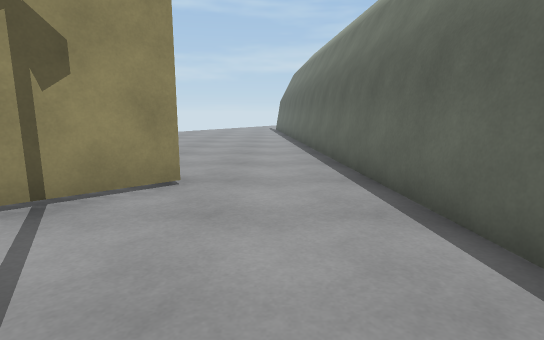
[1] (above)

20 first-person views from a walk through a 3-D level made in the Unity game engine. The camera is 1.2 m above the floor, tilts 10° down and sees 80° across. The floor is counted in squares, 1 m on a side. Each view is taken from the middle of a square. On the plan, view 1 faces up. The plan holds only what a view shows up to about 14 squares ahead; the rest is blank. The place goes on beyond the plan. Some animated figures are not drawn.

[2]
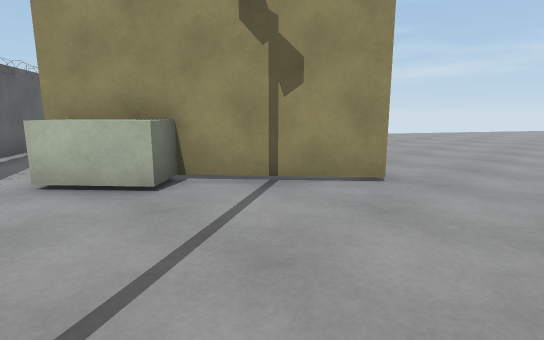

[3]
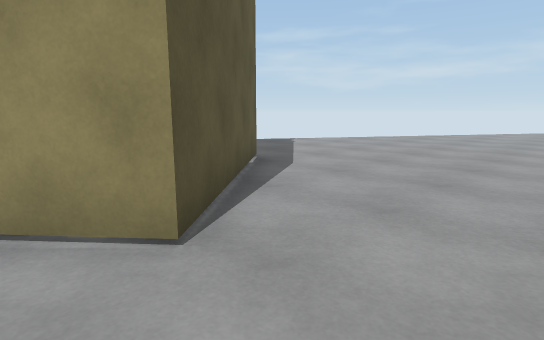

[4]
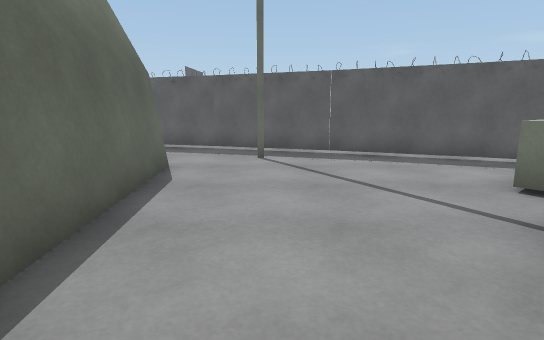

[5]
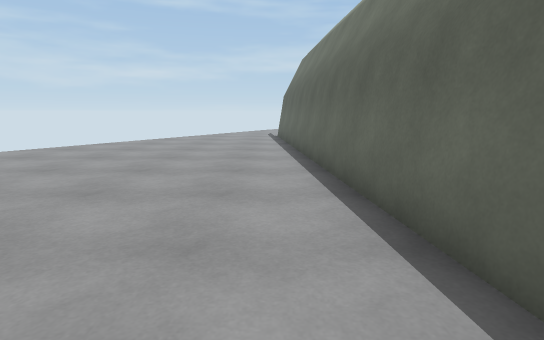

[6]
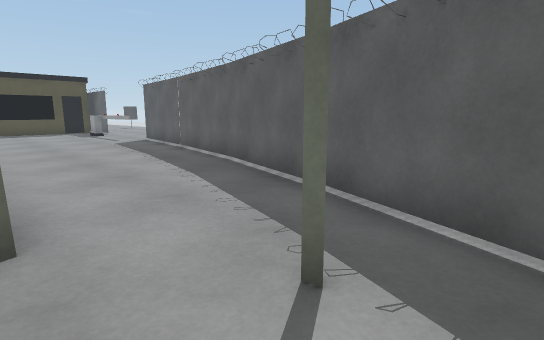

[7]
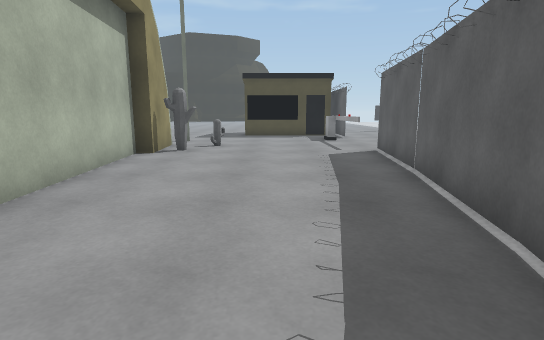

[8]
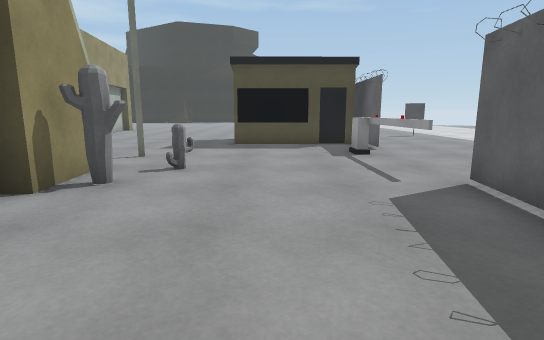

[9]
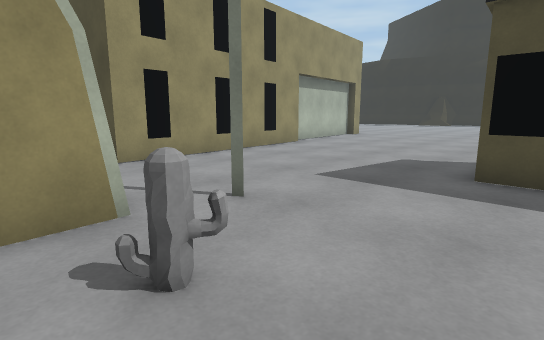

[10]
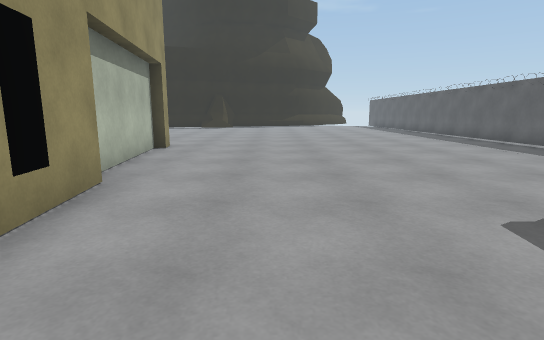

[11]
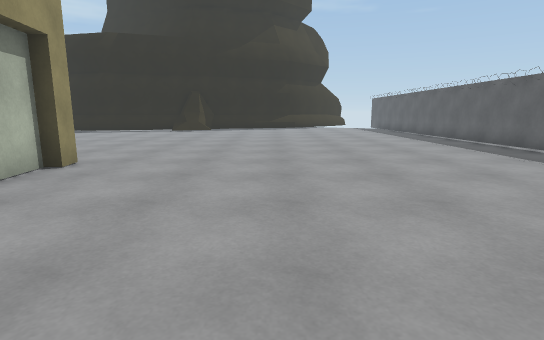

[12]
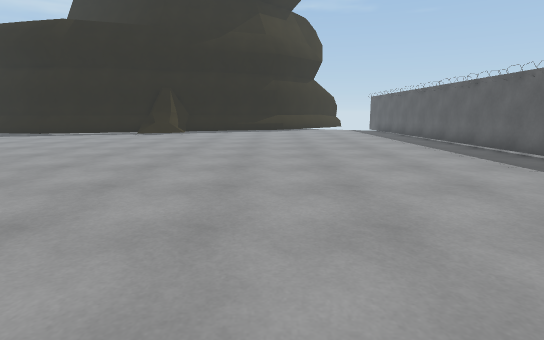

[13]
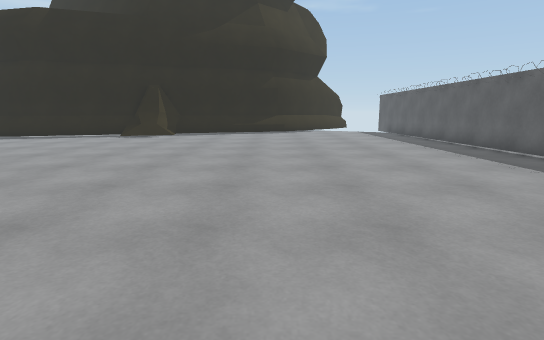

[14]
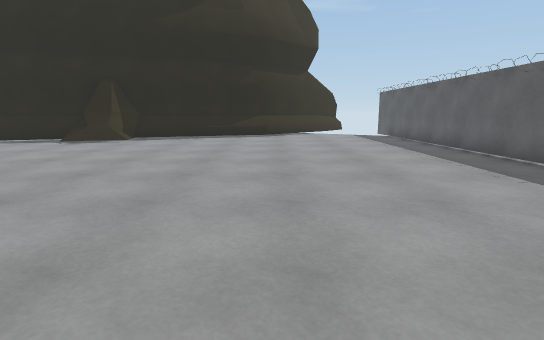

[15]
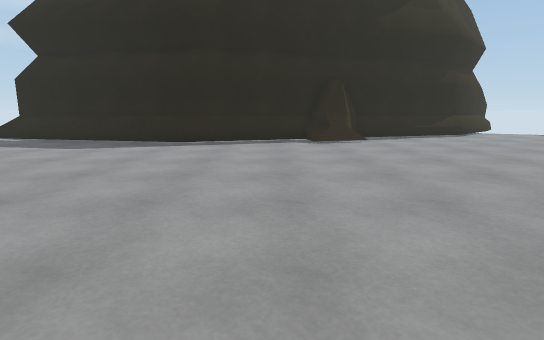

[16]
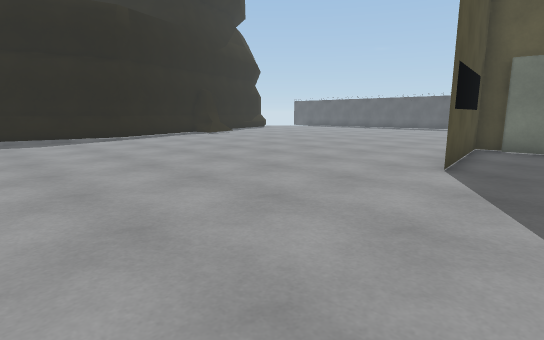

[17]
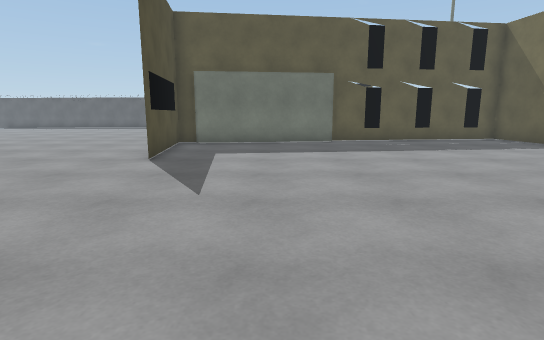

[18]
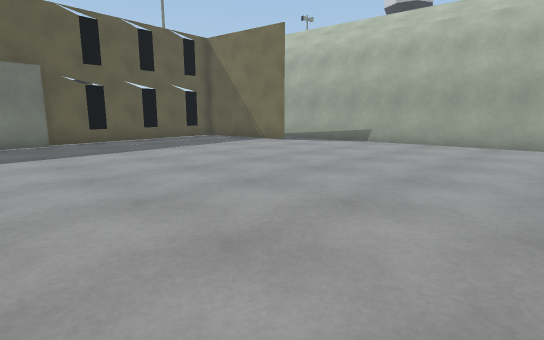

[19]
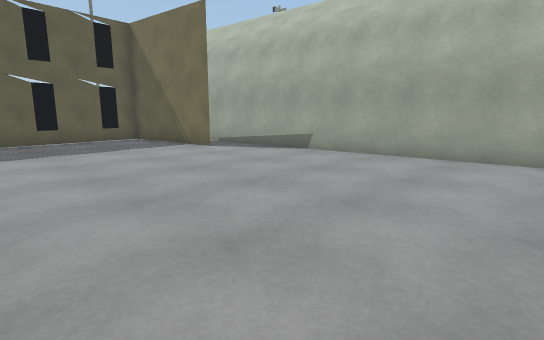

[20]
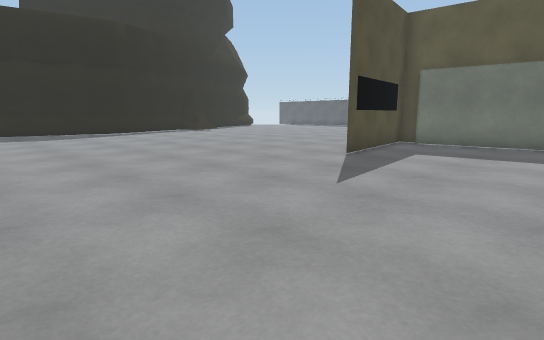

### Floor plan
Points are (right, up) in squares from view 1. A wall is a line through its corners. A room is listed if a view was taken in it or the views show most of it. See-through windows are left out.
Room 1 (views 1, 2, 3, 4, 5, 6)
walls: (-5.5, 9.9) (-1.5, 5.4) (-5.5, 1.9); (-4.4, 2.9) (-3.7, 2.2) (-5.2, 0.8); (2.5, -0.4) (0.7, 20.5); (-5.4, -1.5) (1.3, -3.9)
ways out: opening at (1, -2) to room 2
Room 2 (views 7, 8, 9, 10, 11, 12, 13, 14, 15, 16, 17, 18, 19, 20)
walls: (30.1, 6.6) (30, 7); (30.1, 6.6) (30.8, 6.7) (30.2, 11.8); (30.8, 6.7) (30.1, 6.6); (24.6, 6) (16.8, 5) (16.7, 5.6); (24.4, 6.3) (30, 7) (25.4, 6.5); (17.7, 5.1) (24.5, 6); (16.2, 10.1) (16.7, 5.6); (30.2, -6.4) (45.3, -6.2); (15.5, 0.8) (12.7, 0.6); (20.5, -6.2) (20.5, -1.5); (18.7, -6.5) (22.3, -6.5); (12.7, 1.1) (7.1, 0.6); (44.4, 7.6) (45.3, 8.1); (45, 6.7) (44.7, 7.8); (45.3, 6.6) (44.8, 6.9); (45.4, 8.5) (43.9, 13.1) (45.5, 20.2); (13.9, -5.9) (14.9, -5.9); (13.6, 19.2) (14.6, 8.2); (9.5, -5.9) (13.5, -6.4); (5.7, -5.2) (9.6, -5.9); (1.3, -3.9) (5.7, -5.4)
low walls: (44.6, 6.2) (43.9, 8.2); (44.7, 6.7) (44.4, 7.6) (45.2, 8.1); (44.8, 6.9) (44.5, 7.7); (44.9, 8.9) (43.4, 13.3); (45.1, 8.7) (43.8, 12.9); (43.5, 13.8) (43.6, 14.4); (43.8, 15) (43.9, 15.6); (44, 16.1) (44.2, 16.9); (44.5, 18.4) (44.6, 19.1); (44.7, 19.5) (44.9, 20.2)
ways out: opening at (1, -2) to room 1
objects: cactus (13, 0) to (14, 0); cactus (15, -1)

Where each view was taken, in squares from view 1:
view 1: 0 up, 0 right, facing up
view 2: 0 up, 1 right, facing up-left
view 3: 4 up, 1 right, facing up-left
view 4: 7 up, 0 right, facing down
view 5: 7 up, 0 right, facing up
view 6: 0 up, 1 left, facing down-right
view 7: 3 down, 3 right, facing right
view 8: 3 down, 8 right, facing right
view 9: 3 down, 14 right, facing up-right
view 10: 3 up, 19 right, facing right
view 11: 2 up, 23 right, facing right
view 12: 1 up, 26 right, facing right
view 13: 1 up, 28 right, facing right
view 14: 0 up, 31 right, facing right
view 15: 10 up, 31 right, facing right
view 16: 19 up, 28 right, facing down-right
view 17: 20 up, 27 right, facing down
view 18: 20 up, 27 right, facing down-left
view 19: 20 up, 23 right, facing down-left
view 20: 20 up, 25 right, facing down-right
